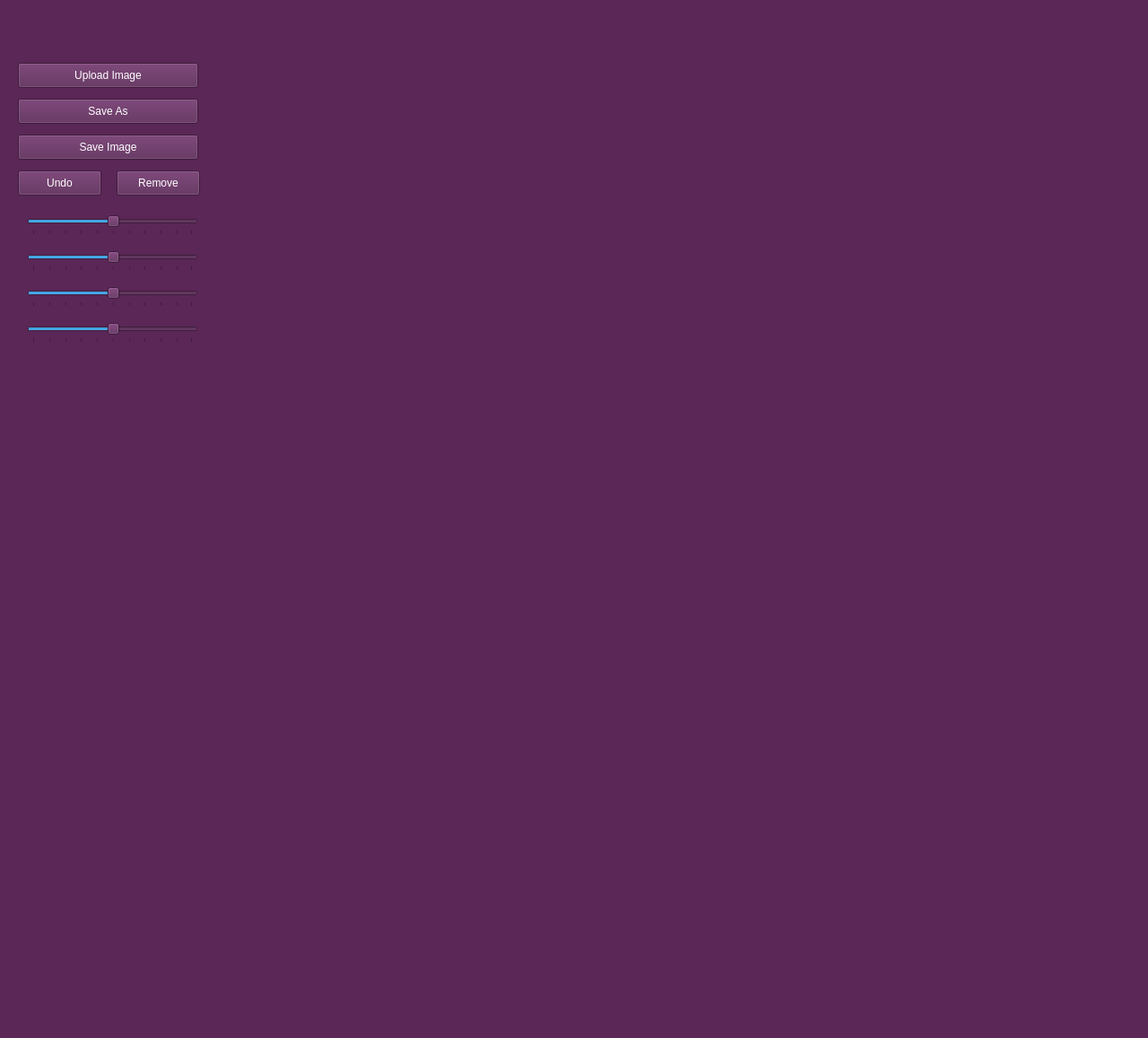
<?xml version="1.0" encoding="UTF-8"?>
<ui version="4.0">
 <class>MainWindow</class>
 <widget class="QMainWindow" name="MainWindow">
  <property name="geometry">
   <rect>
    <x>0</x>
    <y>0</y>
    <width>1280</width>
    <height>1157</height>
   </rect>
  </property>
  <property name="windowTitle">
   <string>MainWindow</string>
  </property>
  <property name="styleSheet">
   <string notr="true">background-color: rgb(90, 39, 86);</string>
  </property>
  <widget class="QWidget" name="centralwidget">
   <widget class="QSlider" name="Brightness">
    <property name="geometry">
     <rect>
      <x>30</x>
      <y>240</y>
      <width>191</width>
      <height>22</height>
     </rect>
    </property>
    <property name="autoFillBackground">
     <bool>false</bool>
    </property>
    <property name="styleSheet">
     <string notr="true">border-right-color: rgb(0, 255, 204);</string>
    </property>
    <property name="value">
     <number>50</number>
    </property>
    <property name="orientation">
     <enum>Qt::Horizontal</enum>
    </property>
    <property name="tickPosition">
     <enum>QSlider::TicksBelow</enum>
    </property>
   </widget>
   <widget class="QSlider" name="Blacknes">
    <property name="geometry">
     <rect>
      <x>30</x>
      <y>280</y>
      <width>191</width>
      <height>22</height>
     </rect>
    </property>
    <property name="sliderPosition">
     <number>50</number>
    </property>
    <property name="orientation">
     <enum>Qt::Horizontal</enum>
    </property>
    <property name="tickPosition">
     <enum>QSlider::TicksBelow</enum>
    </property>
    <property name="tickInterval">
     <number>0</number>
    </property>
   </widget>
   <widget class="QSlider" name="Contract">
    <property name="geometry">
     <rect>
      <x>30</x>
      <y>320</y>
      <width>191</width>
      <height>22</height>
     </rect>
    </property>
    <property name="sliderPosition">
     <number>50</number>
    </property>
    <property name="orientation">
     <enum>Qt::Horizontal</enum>
    </property>
    <property name="tickPosition">
     <enum>QSlider::TicksBelow</enum>
    </property>
   </widget>
   <widget class="QSlider" name="Blur">
    <property name="geometry">
     <rect>
      <x>30</x>
      <y>360</y>
      <width>191</width>
      <height>22</height>
     </rect>
    </property>
    <property name="sliderPosition">
     <number>50</number>
    </property>
    <property name="orientation">
     <enum>Qt::Horizontal</enum>
    </property>
    <property name="tickPosition">
     <enum>QSlider::TicksBelow</enum>
    </property>
   </widget>
   <widget class="QPushButton" name="Undo_butt">
    <property name="geometry">
     <rect>
      <x>20</x>
      <y>190</y>
      <width>93</width>
      <height>28</height>
     </rect>
    </property>
    <property name="styleSheet">
     <string notr="true">color: rgb(255, 255, 255);
font: 8pt &quot;Yu Gothic&quot;;</string>
    </property>
    <property name="text">
     <string>Undo</string>
    </property>
   </widget>
   <widget class="QPushButton" name="Remove_butt">
    <property name="geometry">
     <rect>
      <x>130</x>
      <y>190</y>
      <width>93</width>
      <height>28</height>
     </rect>
    </property>
    <property name="styleSheet">
     <string notr="true">color: rgb(255, 255, 255);
font: 8pt &quot;Yu Gothic&quot;;</string>
    </property>
    <property name="text">
     <string>Remove</string>
    </property>
   </widget>
   <widget class="QPushButton" name="Save_butt">
    <property name="geometry">
     <rect>
      <x>20</x>
      <y>150</y>
      <width>201</width>
      <height>28</height>
     </rect>
    </property>
    <property name="styleSheet">
     <string notr="true">color: rgb(255, 255, 255);
font: 8pt &quot;Yu Gothic&quot;;</string>
    </property>
    <property name="text">
     <string>Save Image</string>
    </property>
   </widget>
   <widget class="QPushButton" name="Saveas_butt">
    <property name="geometry">
     <rect>
      <x>20</x>
      <y>110</y>
      <width>201</width>
      <height>28</height>
     </rect>
    </property>
    <property name="styleSheet">
     <string notr="true">color: rgb(255, 255, 255);
font: 8pt &quot;Yu Gothic&quot;;</string>
    </property>
    <property name="text">
     <string>Save As</string>
    </property>
   </widget>
   <widget class="QPushButton" name="Upload_butt">
    <property name="geometry">
     <rect>
      <x>20</x>
      <y>70</y>
      <width>201</width>
      <height>28</height>
     </rect>
    </property>
    <property name="styleSheet">
     <string notr="true">color: rgb(255, 255, 255);
font: 8pt &quot;Yu Gothic&quot;;</string>
    </property>
    <property name="text">
     <string>Upload Image</string>
    </property>
   </widget>
  </widget>
 </widget>
 <resources/>
 <connections/>
</ui>
